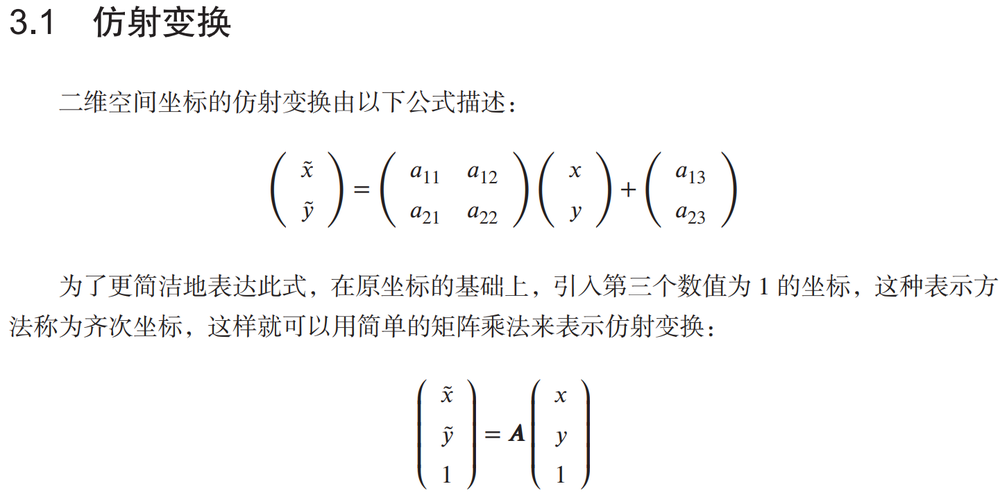
#> input picture DigitalImageProcessing/image/1.png, 1000 x 500 px, shrunk from 1441 x 720 before the run
$ python homomorphic_filter.py ../image/1.png
#> lines starting #> are read from the running program, lines starting #| are printed output that depends on the picture
#!/usr/bin/env python3
# encoding: utf-8

"""
@Funciton: 同态滤波
@Python Version: 3.8
@Author: Wei Li
@Date: 2021-10-22
"""


import sys
import numpy as np
import cv2 as cv


def fft2Image(src):
    rows, cols = src.shape[:2]
    # 获取快速傅里叶变换的最优扩充
    row_padding = cv.getOptimalDFTSize(rows)
    col_padding = cv.getOptimalDFTSize(cols)

    # 下侧面和右侧面进行 zero-padding
    img_fft = np.zeros((row_padding, col_padding, 2), np.float32)
    img_fft[:rows, :cols, 0] = src

    # 快速傅里叶变换
    cv.dft(img_fft, img_fft, cv.DFT_COMPLEX_OUTPUT)
    return img_fft


# ------------ 傅里叶变换中两个度量: 幅度谱和相位谱 ------------
def amplitudeSepectrum(img_fft):
    real_part = np.power(img_fft[:, :, 0], 2.0)
    imaginary_part = np.power(img_fft[:, :, 1], 2.0)
    amplitude_part = np.sqrt(real_part + imaginary_part)

    return amplitude_part


# --------------------------
if __name__ == "__main__":
    if len(sys.argv) > 1:
        # ------------ step 1, reading image file ------------
        image = cv.imread(sys.argv[1], 0)
        if image is None:
            print(f"Error: no such file or directory.")
            sys.exit()
        cv.imshow("OriginImage", image)

        # ------------ step 2, 对数操作处理 ------------
        image_log = np.log(image + 1.0)
        image_log = image_log.astype(np.float32)

        # ------------ step 3, (-1)^(r+c) ------------
        image_fourier = np.copy(image_log)
        for r in range(image.shape[0]):
            for c in range(image.shape[1]):
                if (r + c) % 2:
                    image_fourier[r][c] = -1 * image_fourier[r][c]
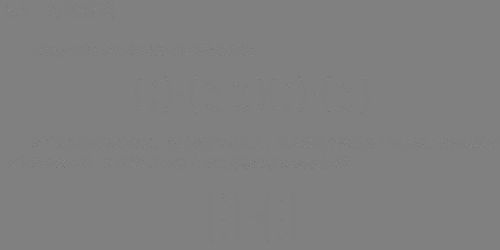
#> image_fourier: shape (500, 1000) float32 (shown at 1/2 size); min -5.55, max 5.55, mean -1.88e-05; drawn with min black and max white

        # ------------ step 4 and step 5, zero-padding and FFT ------------
        fft2 = fft2Image(image_fourier)

        # ------------ step 6, High-Emphasis Filter, 高频增强滤波器 ------------
        amplitude = amplitudeSepectrum(fft2)
        minValue, maxValue, minLoc, maxLoc = cv.minMaxLoc(amplitude)
#> minValue = 0.174; maxValue = 2747242; minLoc = (481, 426); maxLoc = (500, 250)
        rows, cols = fft2.shape[:2]
        r, c = np.mgrid[0:rows:1, 0:cols:1]
        c = c - maxLoc[0]
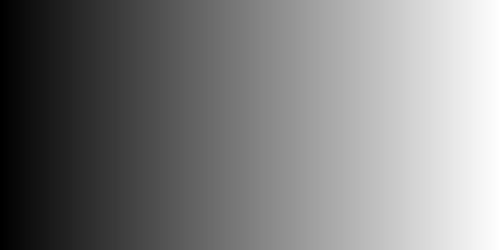
#> c: shape (500, 1000) int64 (shown at 1/2 size); min -500, max 499, mean -0.5; drawn with min black and max white
        r = r - maxLoc[1]
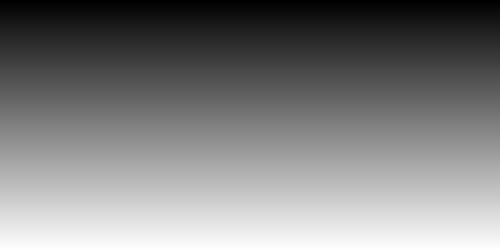
#> r: shape (500, 1000) int64 (shown at 1/2 size); min -250, max 249, mean -0.5; drawn with min black and max white
        d = np.power(c, 2.0) + np.power(r, 2.0)
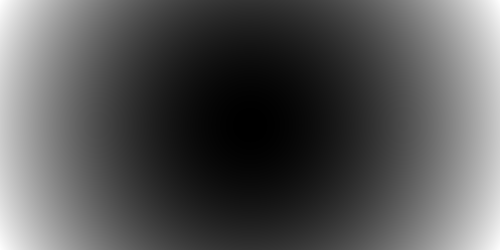
#> d: shape (500, 1000) float64 (shown at 1/2 size); min 0, max 312500, mean 104167; drawn with min black and max white
        high, low, k, radius = 2.5, 0.5, 1, 300
        heFilter = (high - low) * (1 - np.exp(-k * d / (2.0 * pow(radius, 2.0)))) + low
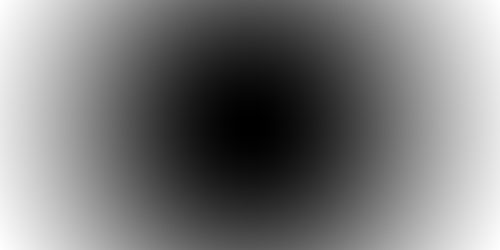
#> heFilter: shape (500, 1000) float64 (shown at 1/2 size); min 0.5, max 2.15, mean 1.28; drawn with min black and max white

        # ------------ step 7, 快速傅里叶变换与高频增强滤波的点乘 ------------
        fft2Filter = np.zeros(fft2.shape, fft2.dtype)
        for i in range(2):
            fft2Filter[:rows, :cols, i] = fft2[:rows, :cols, i] * heFilter

        # ------------ step 8 and step 9, 高频增强傅里叶逆变换，取实部 ------------
        ifft2 = cv.dft(fft2Filter, flags=cv.DFT_REAL_OUTPUT+cv.DFT_INVERSE+cv.DFT_SCALE)

        # ------------ step 10, 裁剪，使其大小与原始图像一致 ------------
        ifftImage = np.copy(ifft2[:image.shape[0], :image.shape[1]])

        # ------------ step 11, (-1)^(r+c) ------------
        for i in range(ifftImage.shape[0]):
            for j in range(ifftImage.shape[1]):
                if (i + j) % 2:
                    ifftImage[i][j] = -1 * ifftImage[i][j]
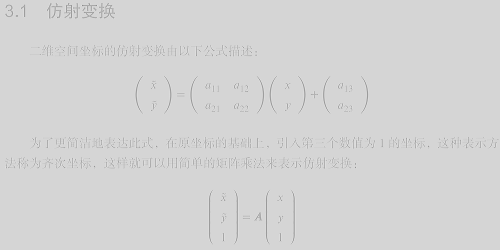
#> ifftImage: shape (500, 1000) float32 (shown at 1/2 size); min -3.11, max 3.92, mean 2.75; drawn with min black and max white

        # ------------ step 12,  对数的反操作：取指数 ------------
        exp_img = np.exp(ifftImage) - 1
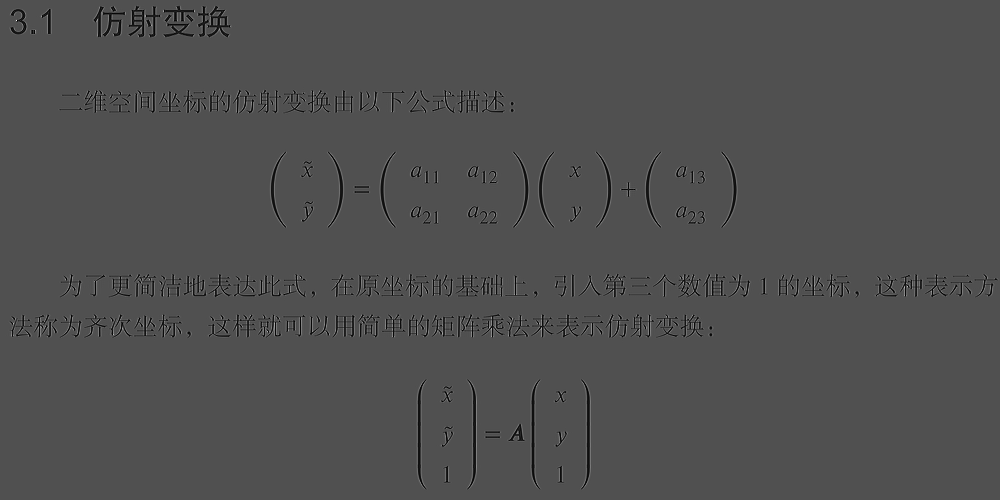
#> exp_img: shape (500, 1000) float32; min -0.955, max 49.59, mean 14.9; drawn with min black and max white

        # ------------ step 13,  归一化 ------------
        exp_img = (exp_img - np.min(exp_img)) / (np.max(exp_img) - np.min(exp_img))
        exp_img = 255 * exp_img
        exp_img = exp_img.astype(np.uint8)
        cv.imshow("HomomorphicFilter", exp_img)

        cv.waitKey(0)
        cv.destroyAllWindows()

    else:
        print(f"Usage: python python-scripy.py imageFile.")

$ run again, on DigitalImageProcessing/image/101.png
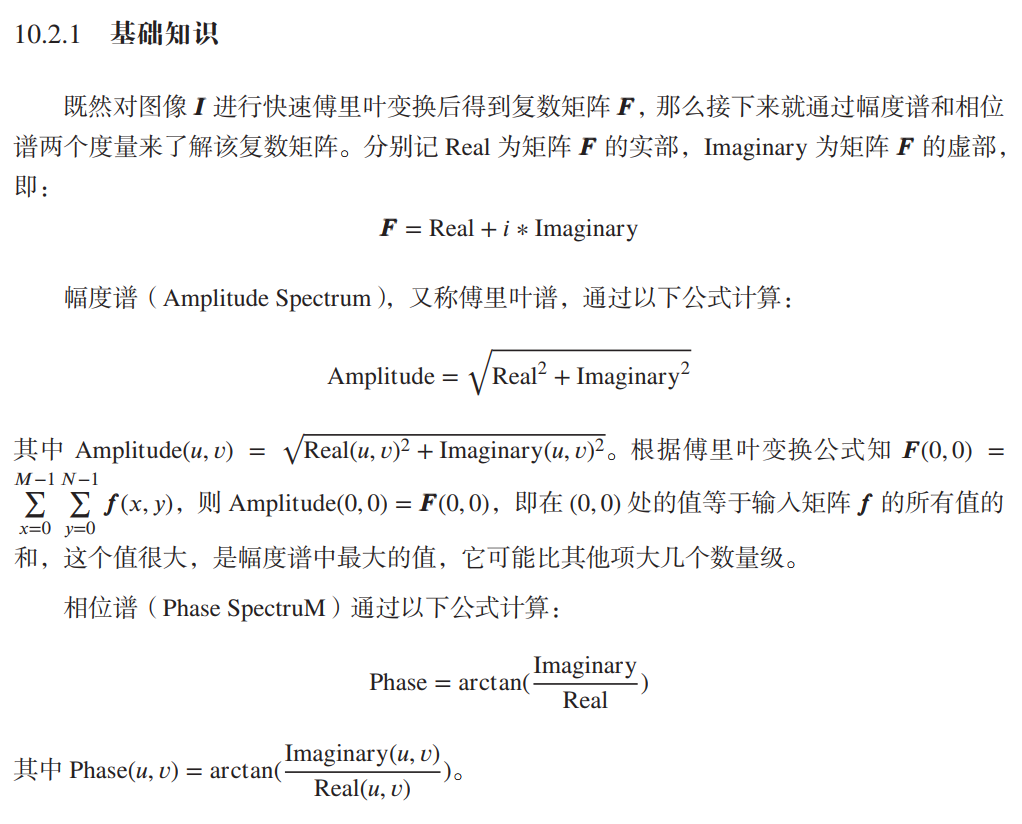
#> input picture DigitalImageProcessing/image/101.png, 1022 x 824 px
#> minValue = 0.0274; maxValue = 4617662; minLoc = (824, 789); maxLoc = (512, 432)
#> after the loop `for i in range(ifftImage.shape[0]):`:
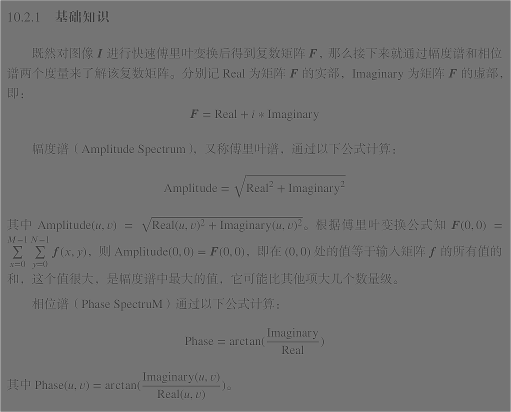
#> ifftImage: shape (824, 1022) float32 (shown at 1/2 size); min 0.266, max 5.76, mean 2.75; drawn with min black and max white
#> `exp_img = np.exp(ifftImage) - 1`:
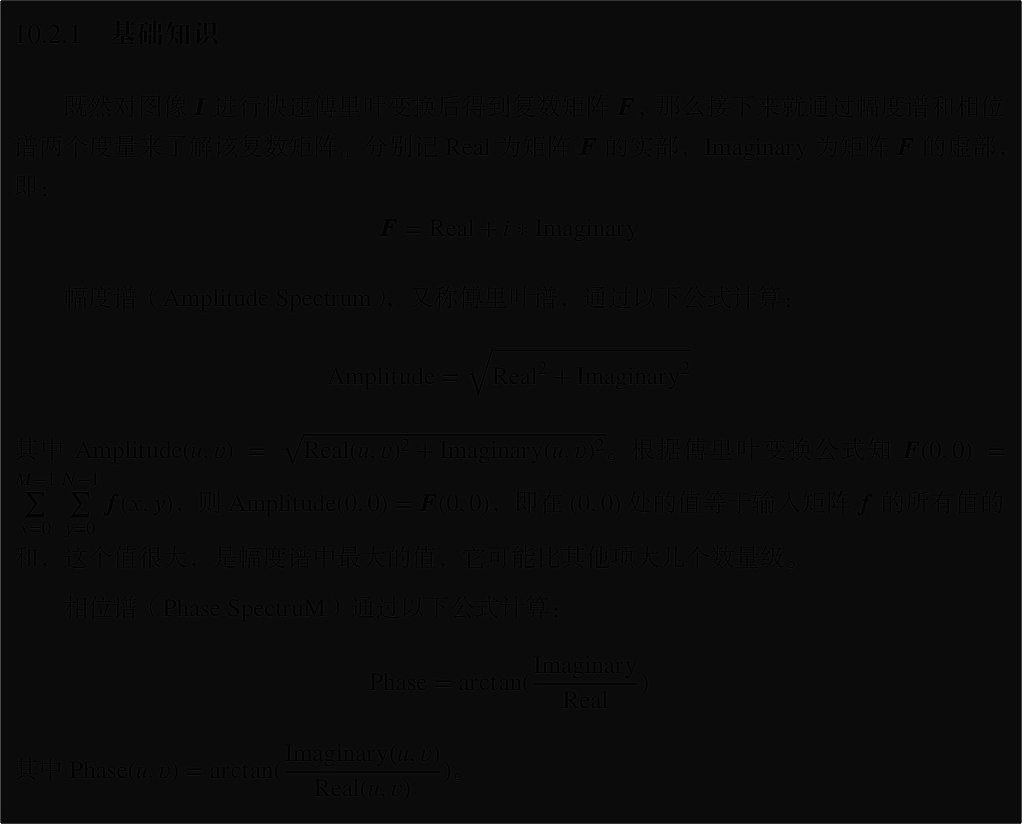
#> exp_img: shape (824, 1022) float32; min 0.305, max 316.2, mean 15.1; drawn with min black and max white

$ run again, on DigitalImageProcessing/image/103.png
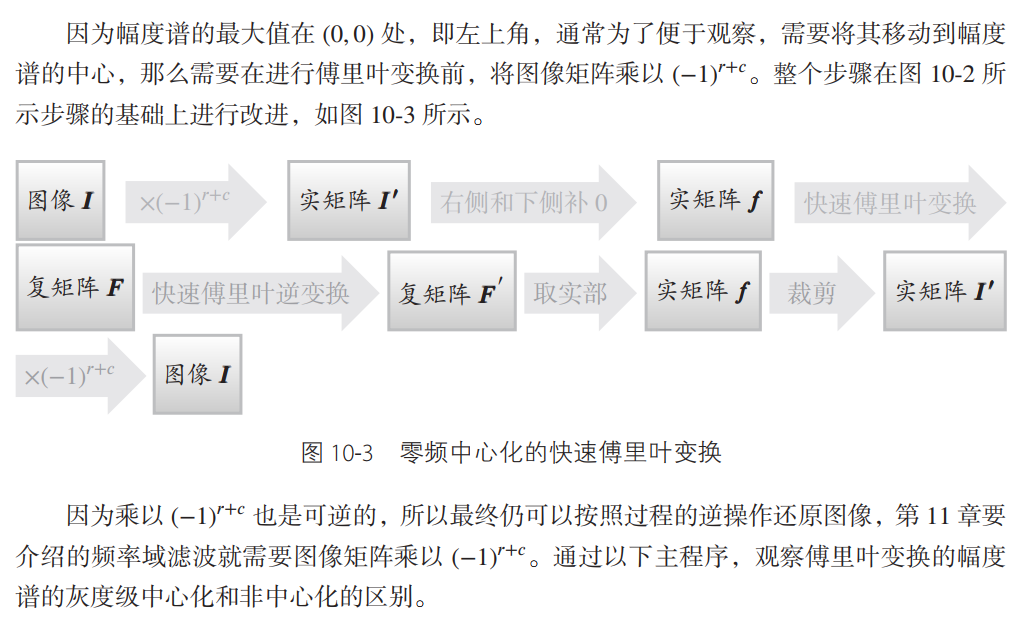
#> input picture DigitalImageProcessing/image/103.png, 1023 x 629 px
#> minValue = 0.182; maxValue = 3515347.5; minLoc = (96, 490); maxLoc = (512, 320)
#> after the loop `for i in range(ifftImage.shape[0]):`:
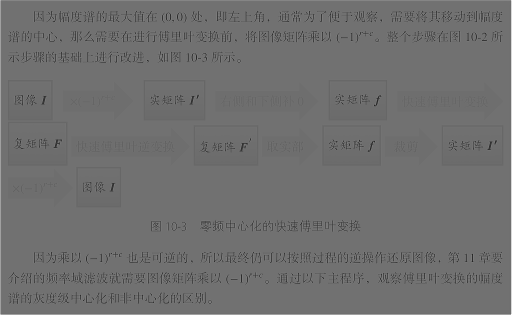
#> ifftImage: shape (629, 1023) float32 (shown at 1/2 size); min 0.626, max 5.46, mean 2.74; drawn with min black and max white
#> `exp_img = np.exp(ifftImage) - 1`:
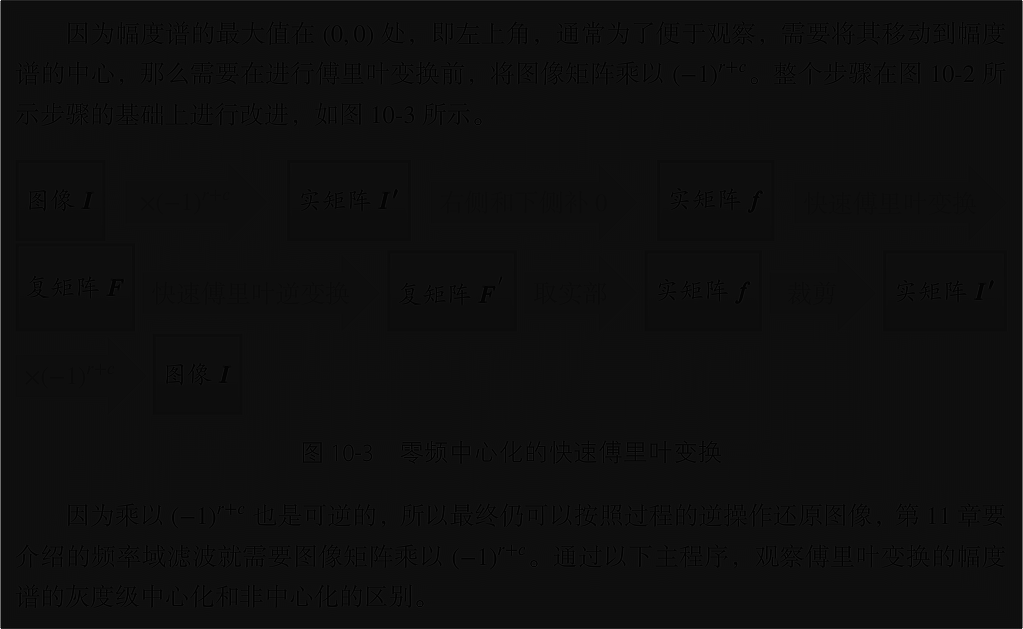
#> exp_img: shape (629, 1023) float32; min 0.87, max 234.1, mean 14.9
